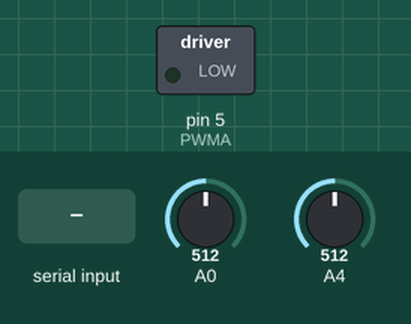
Bench run of a sketch on a simulated Arduino Uno, built with avr-gcc and run on an emulated ATmega328P. On the bench: switched loads named in the sketch (green lamp = pin HIGH). Inputs (shaded band) come from the test bench; at power-on: A0 = 512, A4 = 512. What the sketch prints to the serial monitor is not drawn.

Above: at 1.2 s.
1.3 s: "u" received over Serial
At 2.3 s:
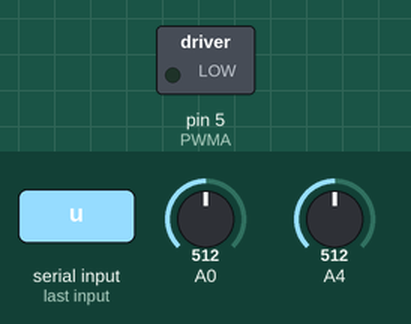
10.3 s: "e" received over Serial
At 10.45 s:
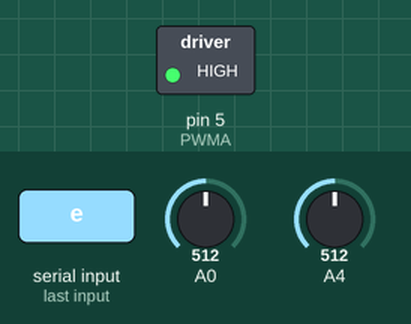
Timing chart, 0 to 13.1 s (numbered marks = the images above; inputs shaded):
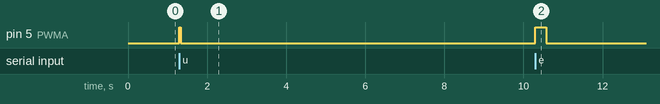

The sketch:

Data_read.ino
```cpp
//Motor
int PWMA = 5; //Speed control
int DirA = 4; //Direction
int PWMB = 3; //Speed control
int DirB = 2; //Direction

int state = -1;
int count = 0;


const int delayTime = 30;
const int delayTimeTick = 150;
const int preTickStep = 4;


int testspeed = 100;         // change to different motor speed, according to PWM
int testspeed2 = 255;
int hhcount = 1;


void setup() {
  Serial.begin(115200);
}

void loop(){

  int a = analogRead(A0);
  int b = analogRead(A4);


   //Show raw picture
  Serial.print(a);  // 30 or 980
  Serial.print(",");
  Serial.println(b);  // 210 or 820

  if(Serial.available()>0){

    state = Serial.read();          // Serial read from monitor

    switch(state){                   // different state to switch

      case 'u':                      // First motor makes the brake move up
      minimumStepUp();
      break;

      case 'd':                      // First motor makes the brake move down
      minimumStepDown();
      break;

      case 'e':                      // First motor makes the brake move down slowly
      doTick();
      break;

      case 'p':                      // First motor makes the brake move up slowly
      preTick();
      break;

      case 's':                      // Stop first motor
      Stop();
      break;

      case 'c':                      // clear data
      //angle = 0;
      break;
    }
  }

}


void move(int motor, int speed, int direction) {  // Motor moves function

  boolean dirbool = HIGH;                         // High for clockwise movement
  if (direction == 0) {
    dirbool = LOW;                                // Low for counterclockwise movement
  }

  if (motor == 1) {
    digitalWrite(DirA, dirbool);                  // Write first motor's direction and PWM
    analogWrite(PWMA, speed);
  }

  if (motor == 2) {                               // Write second motor's direction and PWM
  digitalWrite(DirB, dirbool);
  analogWrite(PWMB, speed);

  }
}

void minimumStepUp(){    // minimumStepUp

  move(1,testspeed2,1);
  delay(delayTime);
  move(1,0,0);

  }

void minimumStepDown(){   // minimumStepDown

  move(1,testspeed2,0);
  delay(delayTime);
  move(1,0,0);

  }

void slowMinimumStepDown(){   // minimumStepDown

  move(1,testspeed,0);
  delay(delayTime);
  move(1,0,0);

  }

void slowMinimumStepUp(){    // minimumStepUp

  move(1,testspeed,1);
  delay(delayTime);
  move(1,0,0);

  }

void doTick(){

  move(1,testspeed2,0);
  delay(delayTimeTick);

  move(1,testspeed2,1);
  delay(delayTimeTick - 22);  // test
  move(1,0,0);

  }

//void doTick(){
//
//  move(1,testspeed2,0);
//  delay(delayTimeTick);
//  move(1,0,0);
//  delay(500);
//
//  move(1,testspeed2,1);
//  delay(delayTimeTick -20);  // test
//  move(1,0,0);
//
//  }


void preTick(){

  for(int i = 0;i < preTickStep; i++)
  {
    move(1,testspeed2,0);
    delay(delayTimeTick);
  }

  move(1,0,0);

  }


void Stop(){              // Stop

  move(1,0,0);

  }
```

Measured:
- after the input at 1.3 s, pin 5 (PWMA): LOW → HIGH at once, → LOW 0.03 s later
- after the input at 10.3 s, pin 5 (PWMA): LOW → HIGH at once, → LOW 0.28 s later
